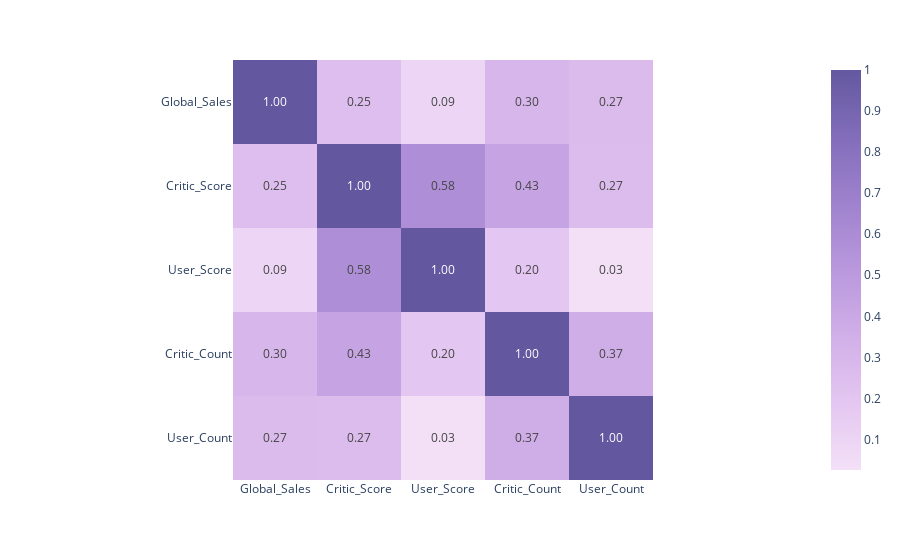

Here is the notebook cell this chart was saved with:
### Markdown cell above
Correlation between Global Sales and other factors

### Code cell
# Cacluate the correlations of the columns
correlation_matrix = df[["Global_Sales", 'Critic_Score', 'User_Score', 'Critic_Count', 'User_Count']].corr()

# Show the Heatmap
px.imshow(correlation_matrix, text_auto = '.2f', color_continuous_scale = 'Purp')

### Figure 1 — Plotly figure (JSON) as saved in the notebook; plotly's stock layout.template omitted (floating-point values rounded to 4 significant figures)
{"data": [{"coloraxis": "coloraxis", "hovertemplate": "x: %{x}<br>y: %{y}<br>color: %{z}<extra></extra>", "name": "0", "texttemplate": "%{z:.2f}", "type": "heatmap", "x": ["Global_Sales", "Critic_Score", "User_Score", "Critic_Count", "User_Count"], "xaxis": "x", "y": ["Global_Sales", "Critic_Score", "User_Score", "Critic_Count", "User_Count"], "yaxis": "y", "z": [[1, 0.247, 0.09067, 0.304, 0.2701], [0.247, 1, 0.5791, 0.4254, 0.2657], [0.09067, 0.5791, 1, 0.1956, 0.02568], [0.304, 0.4254, 0.1956, 1, 0.3658], [0.2701, 0.2657, 0.02568, 0.3658, 1]]}], "layout": {"coloraxis": {"colorscale": [[0, "rgb(243, 224, 247)"], [0.1667, "rgb(228, 199, 241)"], [0.3333, "rgb(209, 175, 232)"], [0.5, "rgb(185, 152, 221)"], [0.6667, "rgb(159, 130, 206)"], [0.8333, "rgb(130, 109, 186)"], [1, "rgb(99, 88, 159)"]]}, "margin": {"t": 60}, "xaxis": {"anchor": "y", "constrain": "domain", "domain": [0, 1], "scaleanchor": "y"}, "yaxis": {"anchor": "x", "autorange": "reversed", "constrain": "domain", "domain": [0, 1]}}}
